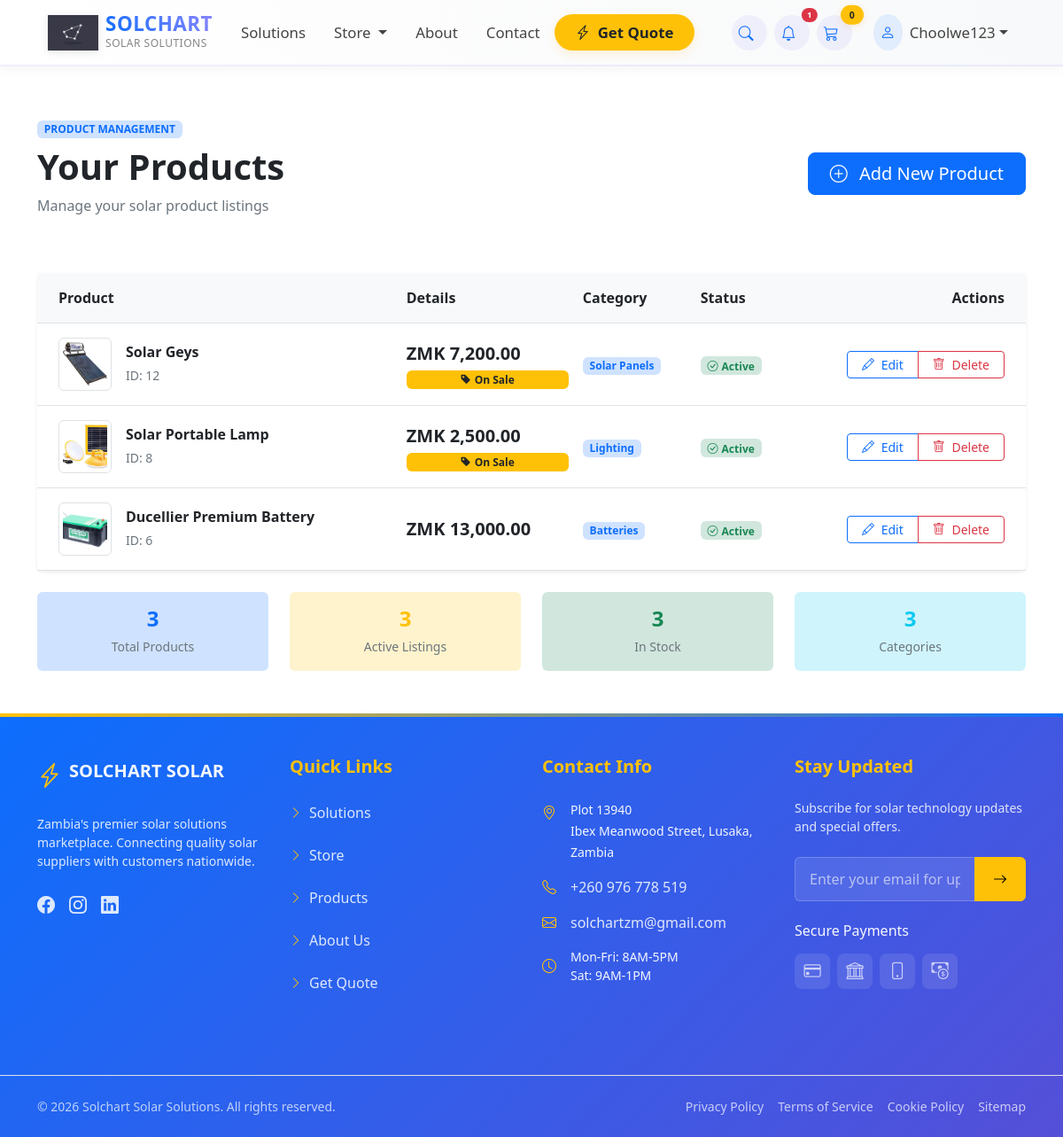
The page /payment/products/ (signed in) on the database its author committed.
### store/models.py (models this page shows, shortened)
class Product(models.Model):
    name = models.CharField(max_length=100)
    price = models.DecimalField(default=0, max_digits=10, decimal_places=2)
    description = models.CharField(max_length=1000, default='', blank=True, null=True)
    category = models.ForeignKey(Category, on_delete=models.CASCADE, default=1)
    image = models.ImageField(upload_to='uploads/products/', blank=True, null=True)
    is_sale = models.BooleanField(default=False)
    sale_price = models.DecimalField(default=0, max_digits=10, decimal_places=2)
    is_available = models.BooleanField(default=True)
    seller = models.ForeignKey(
        'payment.Seller',
        on_delete=models.SET_NULL,
        null=True,
        blank=True,
        related_name='products'
    )

class Category(models.Model):
    name = models.CharField(max_length=200)
    class Meta:
        verbose_name_plural = 'categories'

### payment/views.py (the view)
# urls.py: path('products/', views.product_list, name='product_list'),
@seller_required
def product_list(request):
    seller = request.user.seller_profile
    products = Product.objects.filter(seller=seller).order_by('-id')
    return render(request, 'payment/product_list.html', {'products': products})

### payment/templates/payment/product_list.html (shortened to what this page needs)
{% extends 'base.html' %}
{% load static %}
{% load humanize %}
{% block content %}
<div class="container py-5">
    <div class="row mb-5">
        <div class="col-12">
            <div class="d-flex justify-content-between align-items-center">
                <div>
                    <span class="badge bg-primary-subtle text-primary mb-2">PRODUCT MANAGEMENT</span>
                    <h1 class="display-6 fw-bold text-dark mb-0">Your Products</h1>
                    <p class="text-muted mt-2">Manage your solar product listings</p>
                </div>
                <a href="{% url 'product_add' %}" class="btn btn-primary btn-lg px-4">
                    <i class="bi bi-plus-circle me-2"></i> Add New Product
                </a>
            </div>
        </div>
    </div>
    {% if products %}
    <div class="card border-0 shadow-sm">
        <div class="card-body p-0">
            <div class="table-responsive">
                <table class="table table-hover align-middle mb-0">
                    <thead class="bg-light">
                        <tr>
                            <th scope="col" class="ps-4 py-3 fw-semibold text-dark border-0">Product</th>
                            <th scope="col" class="py-3 fw-semibold text-dark border-0">Details</th>
                            <th scope="col" class="py-3 fw-semibold text-dark border-0">Category</th>
                            <th scope="col" class="py-3 fw-semibold text-dark border-0">Status</th>
                            <th scope="col" class="text-end pe-4 py-3 fw-semibold text-dark border-0">Actions</th>
                        </tr>
                    </thead>
                    <tbody>
                        {% for product in products %}
                        <tr class="border-top">
                            <td class="ps-4 py-3">
                                <div class="d-flex align-items-center">
                                    {% if product.image %}
                                        <img src="{{ product.image.url }}"
                                             class="img-thumbnail rounded me-3"
                                             style="width: 60px; height: 60px; object-fit: cover;"
                                             alt="{{ product.name }}">
                                    {% else %}
                                        <div class="bg-secondary bg-opacity-10 rounded d-flex align-items-center justify-content-center me-3"
                                             style="width: 60px; height: 60px;">
                                            <i class="bi bi-image text-muted fs-4"></i>
                                        </div>
                                    {% endif %}
                                    <div>
                                        <h6 class="fw-semibold text-dark mb-1">{{ product.name }}</h6>
                                        <small class="text-muted">ID: {{ product.id }}</small>
                                    </div>
                                </div>
                            </td>
                            <td class="py-3">
                                <div class="d-flex flex-column">
                                    <span class="fw-bold text-dark fs-5">ZMK {{ product.price|floatformat:2|intcomma }}</span>
                                    {% if product.is_sale %}
                                    <span class="badge bg-warning text-dark small mt-1">
                                        <i class="bi bi-tag-fill me-1"></i>On Sale
                                    </span>
                                    {% endif %}
                                </div>
                            </td>
                            <td class="py-3">
                                <span class="badge bg-primary-subtle text-primary">
                                    {{ product.category.name }}
                                </span>
                            </td>
                            <td class="py-3">
                                {% if product.is_available %}
                                <span class="badge bg-success-subtle text-success">
                                    <i class="bi bi-check-circle me-1"></i>Active
                                </span>
                                {% else %}
                                <span class="badge bg-danger-subtle text-danger">
                                    <i class="bi bi-x-circle me-1"></i>Inactive
                                </span>
                                {% endif %}
                            </td>
                            <td class="text-end pe-4 py-3">
                                <div class="btn-group" role="group">
                                    <a href="{% url 'product_edit' product.pk %}"
                                       class="btn btn-outline-primary btn-sm px-3">
                                        <i class="bi bi-pencil me-1"></i> Edit
                                    </a>
                                    <a href="{% url 'product_delete' product.pk %}"
                                       class="btn btn-outline-danger btn-sm px-3">
                                        <i class="bi bi-trash me-1"></i> Delete
                                    </a>
                                </div>
                            </td>
                        </tr>
                        {% endfor %}
                    </tbody>
                </table>
            </div>
        </div>
    </div>
    <div class="row mt-4">
        <div class="col-md-3">
            <div class="card border-0 bg-primary-subtle">
                <div class="card-body text-center py-3">
                    <h4 class="fw-bold text-primary mb-1">{{ products.count }}</h4>
                    <small class="text-muted">Total Products</small>
                </div>
            </div>
        </div>
        <div class="col-md-3">
            <div class="card border-0 bg-warning-subtle">
                <div class="card-body text-center py-3">
                    <h4 class="fw-bold text-warning mb-1">{{ products|length }}</h4>
                    <small class="text-muted">Active Listings</small>
                </div>
            </div>
        </div>
        <div class="col-md-3">
            <div class="card border-0 bg-success-subtle">
                <div class="card-body text-center py-3">
                    <h4 class="fw-bold text-success mb-1">{{ products|length }}</h4>
                    <small class="text-muted">In Stock</small>
                </div>
            </div>
        </div>
        <div class="col-md-3">
            <div class="card border-0 bg-info-subtle">
                <div class="card-body text-center py-3">
                    <h4 class="fw-bold text-info mb-1">{{ products|length }}</h4>
                    <small class="text-muted">Categories</small>
                </div>
            </div>
        </div>
    </div>
    {% endif %}
</div>
{% endblock %}

### store/templates/navbar.html (shortened to what this page needs)
{% load static %}
<nav class="navbar navbar-expand-lg navbar-dark fixed-top" style="background-color: #2c3e50;">
    <div class="container px-3 px-lg-4">
        <a class="navbar-brand d-flex align-items-center" href="{% url 'home' %}">
            {% if 'logo' %}
            <img src="{% static 'images/logo.png' %}"
                 alt="Solchart Logo"
                 class="nav-logo me-2">
            {% else %}
            <div class="logo-placeholder me-2">
                <i class="bi bi-lightning-charge-fill fs-3"></i>
            </div>
            {% endif %}
            <div class="brand-text d-flex flex-column">
                <span class="fw-bold brand-name">SOLCHART</span>
                <small class="brand-tagline">SOLAR SOLUTIONS</small>
            </div>
        </a>
        <div class="collapse navbar-collapse" id="navbarMain">
            <ul class="navbar-nav me-auto mb-2 mb-lg-0" style="font-size: 1.05rem;">
                <li class="nav-item">
                    <a class="nav-link px-3 position-relative" href="{% url 'home' %}">
                        <span>Solutions</span>
                    </a>
                </li>
                <li class="nav-item dropdown">
                    <a class="nav-link dropdown-toggle px-3 position-relative" href="javascript:void(0);" role="button" data-bs-toggle="dropdown">
                        <span>Store</span>
                    </a>
                </li>
                <li class="nav-item">
                    <a class="nav-link px-3 position-relative" href="{% url 'about' %}">
                        <span>About</span>
                    </a>
                </li>
                <li class="nav-item">
                    <a class="nav-link px-3 position-relative" href="{% url 'contact' %}">
                        <span>Contact</span>
                    </a>
                </li>
                <li class="nav-item d-none d-lg-block">
                    <a class="nav-link px-3 fw-semibold text-dark bg-warning bg-opacity-15 rounded-pill hover-grow"
                       href="{% url 'request_quote' %}"
                       style="padding: 0.5rem 1.5rem !important;">
                        <i class="bi bi-lightning-charge me-1"></i>
                        Get Quote
                    </a>
                </li>
            </ul>
            <ul class="navbar-nav ms-auto mb-2 mb-lg-0 align-items-center" style="font-size: 1.05rem;">
                <li class="nav-item me-2">
                    <a class="nav-link px-2 rounded-circle nav-icon-btn" href="{% url 'search' %}" title="Search Products">
                        <i class="bi bi-search"></i>
                    </a>
                </li>
                {% if user.is_authenticated %}
                <li class="nav-item dropdown me-2">
                    <a class="nav-link px-2 position-relative rounded-circle nav-icon-btn" href="javascript:void(0);" role="button" data-bs-toggle="dropdown">
                        <i class="bi bi-bell"></i>
                        {% if unread_notification_count and unread_notification_count > 0 %}
                            <span class="position-absolute top-0 start-100 translate-middle badge rounded-pill bg-danger" style="font-size: 0.6rem; padding: 0.2rem 0.4rem;">
                                {{ unread_notification_count }}
                            </span>
                        {% endif %}
                    </a>
                </li>
                {% endif %}
                <li class="nav-item me-3">
                    <a class="nav-link px-2 position-relative rounded-circle nav-icon-btn" href="{% url 'cart_summary' %}">
                        <i class="bi bi-cart3"></i>
                        <span id="cart_quantity" class="position-absolute top-0 start-100 translate-middle badge rounded-pill bg-warning text-dark"
                              style="font-size: 0.65rem; padding: 0.25rem 0.5rem; min-width: 1.5rem; font-weight: 600;">
                            {{ cart_quantity|default:0 }}
                        </span>
                    </a>
                </li>
                {% if user.is_authenticated %}
                <li class="nav-item dropdown">
                    <a class="nav-link dropdown-toggle d-flex align-items-center px-2" href="javascript:void(0);" role="button" data-bs-toggle="dropdown">
                        <div class="rounded-circle bg-primary bg-opacity-10 text-primary p-2 me-2">
                            <i class="bi bi-person"></i>
                        </div>
                        <span class="d-none d-lg-inline fw-medium">{{ user.first_name|default:user.username|truncatechars:12 }}</span>
                    </a>
                </li>
                {% endif %}
            </ul>
        </div>
    </div>
</nav>

### rows shown on the page
Product: image (picture), name "Solar Geys", id "12", price "7,200.00", is_sale True (drawn), category.name "Solar Panels", is_available True (drawn)
Product: image (picture), name "Solar Portable Lamp", id "8", price "2,500.00", is_sale True (drawn), category.name "Lighting", is_available True (drawn)
Product: image (picture), name "Ducellier Premium Battery", id "6", price "13,000.00", category.name "Batteries", is_available True (drawn)

### other values the page prints
{{ unread_notification_count }} "1"
{{ cart_quantity|default:0 }} "0"
{{ user.first_name|default:user.username|truncatechars:12 }} "Choolwe123"
{{ products.count }} "3"
{{ products|length }} "3"
